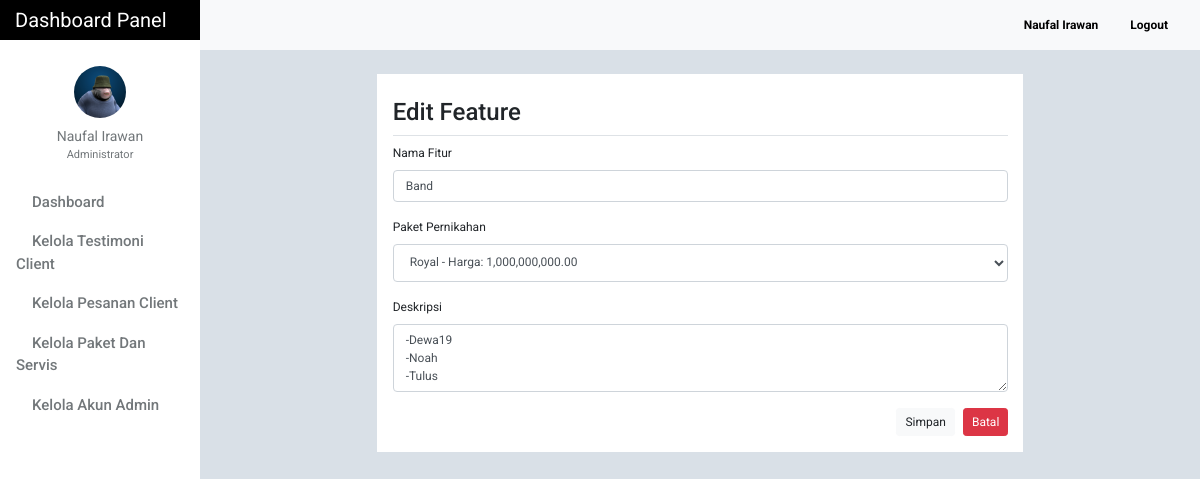
Screenshot of /admin/feature_edit.php?id=1 (signed in) with the database file from the repository.
### tables this page shows
CREATE TABLE `tblusers` (
  `id` int(11) NOT NULL,
  `firstname` varchar(32) NOT NULL,
  `lastname` varchar(32) NOT NULL,
  `gender` enum('m','f') NOT NULL,
  `username` varchar(50) NOT NULL,
  `password` varchar(50) NOT NULL,
  `email` varchar(100) NOT NULL,
  `designation` varchar(100) NOT NULL,
  `address` text NOT NULL,
  `access_level` enum('0','1','2') NOT NULL,
  `profile_picture` varchar(100) NOT NULL,
  `date_created` varchar(100) NOT NULL
);

CREATE TABLE `tbl_features` (
  `feature_id` int(11) NOT NULL,
  `category_id` int(11) NOT NULL,
  `title` varchar(100) NOT NULL,
  `description` text NOT NULL
);

### admin/include/database.php (called while the page is built, shortened)
<?php
class Database
{
    public $connection;
    public function open_connection()
    {
        $this->connection = mysqli_connect(DB_HOST, DB_USER, DB_PASS, DB_NAME);
    }
    public function query($sql)
    {
        $result = mysqli_query($this->connection, $sql);
        return $result;
    }
}
$db = new Database();
?>

### admin/include/db_object.php (called while the page is built, shortened)
<?php
class DB_Object
{
    public static function find_all() {
        return static::find_by_query("SELECT * FROM " . static::$db_table . " ORDER BY id DESC");
    }
    public static function find_by_id($id) {
        $the_result_array = static::find_by_query("SELECT * FROM " . static::$db_table . " WHERE id = $id ORDER BY id DESC  LIMIT 1 ");
        return !empty($the_result_array) ? array_shift($the_result_array) : false;
    }
    public static function find_by_feature_id($id) {
        $the_result_array =  static::find_by_query("SELECT * FROM " . static::$db_table . " WHERE feature_id = $id");
        return !empty($the_result_array) ? array_shift($the_result_array) : false;
    }
    public static function find_by_query($sql) {
        global $db;
        $result_set = $db->query($sql);
        $the_object_array = array();
        while($row = mysqli_fetch_array($result_set)) {
            $the_object_array[] = static::instantiation($row);
        }
        return $the_object_array;
    }
    public static function instantiation($the_record){
        $the_object = new $calling_class;
        foreach($the_record as $the_attribute => $value)
        {
            if($the_object->has_the_attribute($the_attribute)) {
                $the_object->$the_attribute = $value;
            }
        }
        return $the_object;
    }
    private function has_the_attribute($the_attribute) {
        $object_properties = get_object_vars($this);
        return array_key_exists($the_attribute, $object_properties);
    }
}
?>

### admin/include/Users.php (called while the page is built, shortened)
<?php
class Users extends DB_Object
{
    public $profile_picture;
    public $upload_directory = "upload/users";
    public $image_placeholder = "http://placehold.it/64x64&text=images";
    public function profile_picture_picture() {
        return empty($this->profile_picture) ? $this->image_placeholder : $this->upload_directory. '/' .$this->profile_picture;
    }
}
?>

### admin/feature_edit.php (the view, shortened to what this page needs)
<?php
    $features = Features::find_by_feature_id($_GET['id']);
    $category = category::find_all();
?>
<?php $users_profile = Users::find_by_id($_SESSION['id']); ?>
    <!doctype html>
    <html lang="en">
    <head>
        <link href="css/bootstrap.min.css" rel="stylesheet">
        <link href="css/dashboard.css" rel="stylesheet">
        <link rel="stylesheet" type="text/css" href="https://cdn.materialdesignicons.com/2.1.19/css/materialdesignicons.min.css">
        <link rel="stylesheet" href="../css/bootstrap-datepicker.css">
    </head>
<body>
<?php include_once 'include/sidebar.php'; ?>
    <div class="container">
        <div class="row">
            <div class="col-lg-8 offset-2 pl-3 pb-3 box-shadow mt-4">
                <form method="post" action="">
                    <h4 class="h4 mt-4 pb-2" style="border-bottom: 1px solid #dee2e6!important;">Edit Feature</h4>
                    <div class="form-group">
                        <label for="title">Nama Fitur</label>
                        <input type="text" value="<?= $features->title; ?>" name="title" class="form-control" id="title"  placeholder="Masukan Nama Paket">
                    </div>
                    <div class="form-group">
                        <label for="wedding_type">Paket Pernikahan</label>
                        <select name="wedding_type" id="wedding_type" class="form-control">
                        <?php foreach ($category as $categories) : ?>
                            <?php if($categories->id  == $features->category_id) : ?>
                                <option value="<?= $categories->id; ?>" selected>
                                    <?= $categories->wedding_type; ?> - Harga: <?= number_format($categories->price, 2); ?>
                                </option>
                            <?php else : ?>
                                <option value="<?= $categories->id; ?>">
                                    <?= $categories->wedding_type; ?> - Harga: <?= number_format($categories->price, 2); ?>
                                </option>
                            <?php endif; ?>
                        <?php endforeach; ?>
                        </select>
                    </div>
                    <div class="form-group">
                        <label for="description">Deskripsi</label>
                        <textarea name="description" class="form-control" id="description" rows="3" placeholder="Penjelasan Fitur Pelayanan"><?= $features->description; ?></textarea>
                    </div>
                     <a href="service_list.php" class="btn btn-sm btn-danger float-right" style="font-size: 12px;">Batal</a>
                        <button type="submit" name="submit" class="btn btn-sm btn-light float-right mr-2" style="font-size: 12px;">Simpan</button>
                </form>
            </div>
        </div>
    </div>
<?php include_once 'include/footer.php';?>

### admin/include/sidebar.php (shortened to what this page needs)
<nav class="navbar sticky-top p-0" style="width: 16.7%;background-color: black;">
    <a class="navbar-brand col-sm-3 col-md-2 mr-0" style="color:white;" href="dashboard.php">
        Dashboard Panel
    </a>
</nav>
<div class="container-fluid">
    <div class="row">
        <nav class="col-md-2 d-none d-md-block bg-light sidebar">
            <div class="sidebar-sticky">
                <ul class="nav flex-column">
                    <li class="nav-item mt-3">
                        <div class="text-center">
                            <a href="users_profile.php" class="user-button">
                                <img src="<?= $users_profile->profile_picture_picture(); ?>" class="img-fluid rounded-circle" width="52" height="52" alt="">
                                <div class="user-profile"><?= $users_profile->firstname . ' ' . $users_profile->lastname; ?></div>
                            </a>
                                <div class="text-center mt-0" style="font-size: 11px;color:#72777a;">
                                    <?= ($users_profile->designation == 0) ? 'Administrator' : 'Moderator'; ?>
                                </div>
                        </div>
                    </li>
                    <li class="nav-item"><div class="dropdown-divider"></div></li>
                    <li class="nav-item">
                        <a class="nav-link" href="dashboard.php">
                            Dashboard <span class="sr-only">(current)</span>
                        </a>
                    </li>
                    <li class="nav-item"><div class="dropdown-divider"></div></li>
                    <li class="nav-item">
                        <a class="nav-link" href="testimoni.php">
                            Kelola Testimoni Client
                        </a>
                    </li>
                    <li class="nav-item"><div class="dropdown-divider"></div></li>
                    <li class="nav-item">
                        <a class="nav-link" href="client.php" >
                            Kelola Pesanan Client
                        </a>
                    </li>
                    <li class="nav-item"><div class="dropdown-divider"></div></li>
                    <li class="nav-item">
                        <a class="nav-link" href="service_list.php">
                            Kelola Paket dan Servis
                        </a>
                    </li>
                    <li class="nav-item"><div class="dropdown-divider"></div></li>
                    <li class="nav-item">
                        <a class="nav-link" href="users.php">
                            Kelola Akun Admin
                        </a>
                    </li>
                </ul>
            </div>
        </nav>
        <main role="main" class="col-md-9 ml-sm-auto col-lg-10" style="margin-top: -40px;z-index: 999">
            <nav class="navbar navbar-expand-lg navbar-light bg-light" style="margin-left:-15px;margin-right: -15px;">
                <div class="form-inline my-2 my-lg-0">
                    <a class="nav-link" href="users_profile.php"><b><?= ucfirst($users_profile->firstname) . ' ' . ucfirst($users_profile->lastname); ?></b></a>
                    <a class="nav-link" href="logout.php"><b><i class="mdi mdi-logout" style="color: #f44336!important;"></i> Logout</b></a>
                </div>
            </nav>

### admin/css/dashboard.css (style rules this page uses)
body { font-size: .875rem; font-family: 'Roboto', 'Segoe UI',sans-serif; background: #D9E0E7; }
.sidebar { position: fixed; top: 0; bottom: 0; left: 0; z-index: 100; padding: 0; box-shadow: inset -1px 0 0 rgba(0, 0, 0, .1); background-color: #fff; }
.sidebar-sticky { position: -webkit-sticky; position: sticky; top: 40px; height: calc(100vh - 48px); height: 100% !important; padding-top: 2.5rem; overflow-x: hidden; overflow-y: auto; background-color: #fff; }
.sidebar .nav-link { font-weight: 500; color: #72777a; font-size: 15px; text-transform: capitalize; transition: all 2s linear; font-family: 'Roboto', sans-serif; }
.nav.flex-column li.nav-item:nth-child(2) { margin-top:10px; }
.user-profile { color: #72777a; margin-top: 8px; }
img.img-fluid.rounded-circle { margin-top: 10px; }
.form-inline.my-2.my-lg-0 a.nav-link { color: black; font-size: 12px; }
.dropdown-divider { border-top: 1px solid #fff; }
.nav.flex-column a.nav-link { padding: .0rem 1rem; }
.user-profile { text-transform: capitalize; }
.col-lg-8.offset-2.pl-3.pb-3.box-shadow.mt-4 { background: white !important; box-shadow: none; }

### admin/feature_edit.php (style rules this page uses)
body { margin-bottom: 2%; }
.box-shadow { box-shadow: 0 0 2px 1px rgba(0, 0, 0, 0.3); font-size: 12px; }
.form-control { font-size: 12px; }

### rows the page displays
tblusers: profile_picture (picture), firstname "Naufal", lastname "Irawan"
tbl_features: title "Band", description "-Dewa19 -Noah -Tulus"

### other values shown
form field wedding_type "Royal - Harga: 1,000,000,000.00"
